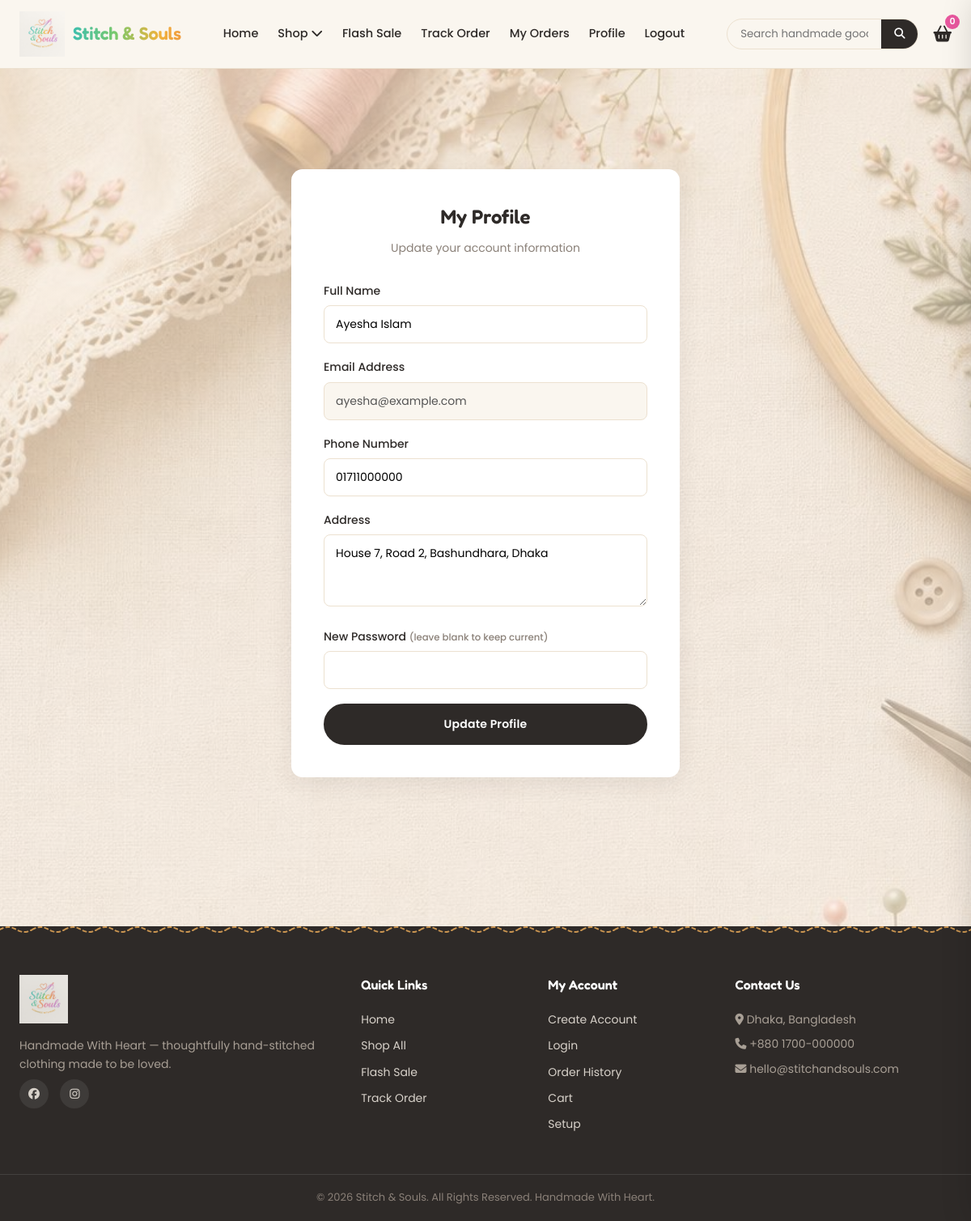
Page /profile.php (signed in) on the committed database.
### tables this page shows
CREATE TABLE `customers` (
  `id` INT(11) NOT NULL AUTO_INCREMENT,
  `name` VARCHAR(150) NOT NULL,
  `email` VARCHAR(150) NOT NULL UNIQUE,
  `phone` VARCHAR(30) DEFAULT NULL,
  `password` VARCHAR(255) NOT NULL,
  `address` TEXT DEFAULT NULL,
  `status` ENUM('active','blocked') DEFAULT 'active',
  `created_at` DATETIME DEFAULT CURRENT_TIMESTAMP,
  PRIMARY KEY (`id`)
);

### includes/functions.php (called while the page is built, shortened)
<?php
function sanitize($str) {
    return htmlspecialchars(trim($str ?? ''), ENT_QUOTES, 'UTF-8');
}

### profile.php (the view, shortened to what this page needs)
<?php
require_once __DIR__ . '/config/config.php';
$stmt = $pdo->prepare("SELECT * FROM customers WHERE id = ?");
$stmt->execute([$_SESSION['customer_id']]);
$customer = $stmt->fetch();
include __DIR__ . '/includes/header.php';
?>
<section class="section">
    <div class="form-wrapper">
        <h2>My Profile</h2>
        <p class="sub">Update your account information</p>
        <form method="post" action="profile.php">
            <div class="form-group">
                <label>Full Name</label>
                <input type="text" name="name" required value="<?= sanitize($customer['name']) ?>">
            </div>
            <div class="form-group">
                <label>Email Address</label>
                <input type="email" value="<?= sanitize($customer['email']) ?>" disabled style="background:var(--cream);">
            </div>
            <div class="form-group">
                <label>Phone Number</label>
                <input type="text" name="phone" value="<?= sanitize($customer['phone']) ?>">
            </div>
            <div class="form-group">
                <label>Address</label>
                <textarea name="address" rows="3"><?= sanitize($customer['address']) ?></textarea>
            </div>
            <div class="form-group">
                <label>New Password <small style="color:var(--text-light);">(leave blank to keep current)</small></label>
                <input type="password" name="new_password">
            </div>
            <button type="submit" class="btn btn-block">Update Profile</button>
        </form>
    </div>
</section>
<?php include __DIR__ . '/includes/footer.php'; ?>

### assets/css/style.css (style rules this page uses)
:root { --teal: #3EBFAE; --green: #7BC96B; --gold: #F0B23D; --gold-light: #FFE1A8; --orange: #F0853D; --coral: #F0623D; --pink: #E8579E; --purple: #A362C9; --cream: #FAF6EF; --cream-2: #F3ECDE; --ink: #2E2A28; --text-light: #8a8078; --border: #ece1d0; --radius: 14px; --shadow: 0 10px 28px rgba(46, 42, 40, 0.08); --transition: 0.3s cubic-bezier(.4,0,.2,1); --brand-gradient: linear-gradient(90deg, var(--teal), var(--green), var(--gold), var(--orange), var(--pink), var(--purple)); }
* { margin: 0; padding: 0; box-sizing: border-box; }
body { font-family: 'Poppins', sans-serif; color: var(--ink); background-color: var(--cream); background-image: linear-gradient(180deg, rgba(250,246,239,.55) 0%, rgba(250,246,239,.5) 45%, rgba(250,246,239,.6) 100%), url("../img/site-bg.jpg"); background-repeat: no-repeat; background-position: center top; background-size: cover; background-attachment: fixed; line-height: 1.6; overflow-x: hidden; }
h1, h2, h3, h4 { font-family: 'Fredoka', sans-serif; font-weight: 600; }
button { font-family: inherit; cursor: pointer; }
.btn { display: inline-flex; align-items: center; gap: 8px; padding: 13px 30px; background: var(--ink); color: #fff; border: 2px solid var(--ink); border-radius: 40px; font-weight: 600; font-size: 14px; letter-spacing: .2px; transition: all var(--transition); position: relative; }
.btn::before { content: ''; position: absolute; inset: -6px; border-radius: 44px; border: 1.5px dashed transparent; transition: border-color var(--transition); }
.btn-block { width: 100%; justify-content: center; }
.section { padding: 64px 0; }
.form-wrapper { max-width: 480px; margin: 60px auto; background: #fff; padding: 40px; border-radius: var(--radius); box-shadow: var(--shadow); }
.form-wrapper h2 { text-align: center; margin-bottom: 8px; }
.form-wrapper .sub { text-align: center; color: var(--text-light); margin-bottom: 30px; font-size: 14px; }
.form-group { margin-bottom: 18px; }
.form-group label { display: block; font-weight: 500; margin-bottom: 7px; font-size: 14px; }
.form-group input, .form-group select, .form-group textarea { width: 100%; padding: 12px 14px; border: 1.5px solid var(--border); border-radius: 8px; font-family: inherit; font-size: 14px; transition: border-color var(--transition); }

### rows in the picture
customers: name "Ayesha Islam", email "ayesha@example.com", phone "01711000000", address "House 7, Road 2, Bashundhara, Dhaka"

### other values in the picture
cartCount() "0"
setting('site_tagline', 'Handmade With Heart') "Handmade With Heart"
setting('site_address') "Dhaka, Bangladesh"
setting('site_phone') "+880 1700-000000"
setting('site_email') "hello@stitchandsouls.com"
setting('site_name', 'Stitch & Souls') "Stitch & Souls"
